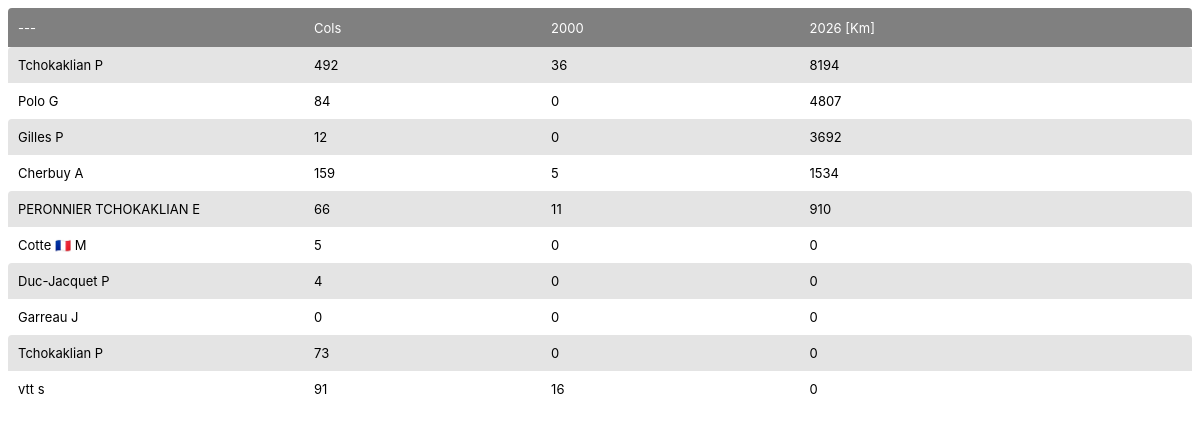
The page /m_stat_list/ on the database as committed earlier.
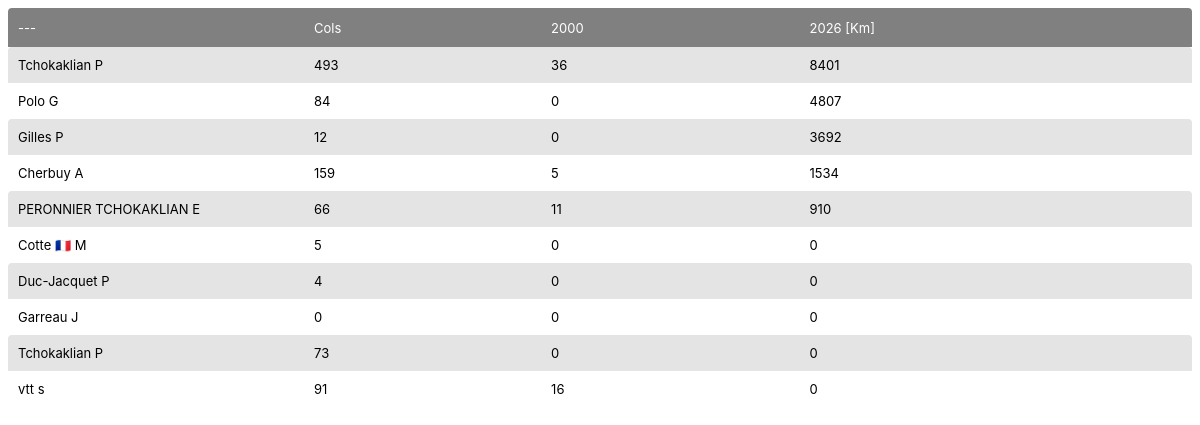
The same page on the database as committed later.
### myapp/models.py (models this page shows, shortened)
class User_dashboard(models.Model):
	id = models.IntegerField(auto_created=True,  primary_key=True)
	strava_user_id = models.IntegerField(null=True)
	col_count = models.IntegerField(null=True)
	col2000_count = models.IntegerField(null=True)
	bike_year_km  = models.IntegerField(null=True)
	run_year_km  = models.IntegerField(null=True)
	km4s = models.IntegerField(null=True)
	den4s = models.IntegerField(null=True)
	def get_nom_initiale(self):
		ret = 'Not Found'
		if self.strava_user_id != None:
			all_strava_user=Strava_user.objects.filter(strava_user_id = self.strava_user_id)
			strava_user = all_strava_user[0].strava_user
			authuserlist = User.objects.filter(username=strava_user)
			last = authuserlist[0].last_name
			first = authuserlist[0].first_name
			if first:
				ret = f"{last} {first[0]}"
			else:
				ret = last
		return ret

class Strava_user(models.Model):
	id = models.IntegerField(auto_created=True,  primary_key=True)
	strava_user_id = models.IntegerField(null=True)
	strava_user = models.CharField(max_length=100, default="-")
	first_name = models.CharField(max_length=100, default="-")
	last_name = models.CharField(max_length=100, default="-")
	token_type = models.CharField(max_length=100, default="-")
	access_token = models.CharField(max_length=100, default="-")
	refresh_token = models.CharField(max_length=100, default="-")
	expire_at = models.IntegerField(null=True)
	city = models.CharField(max_length=50, null=True)
	country = models.CharField(max_length=50, null=True)
	sex = models.CharField(max_length=100, null=True)

### myapp/views.py (the view)
# urls.py: path('stat_list/',StatListView.as_view(), name = 'stat_list'),
class StatListView(MobileTemplateMixin, generic.ListView):
    model = User_dashboard
    context_object_name = 'stat_list'               # your own name for the list as a template
    template_name = "stat_list.html"                # Specify your own template name/location
    def get_queryset(self):
        qsOk = User_dashboard.objects.all().order_by('-bike_year_km')
        return qsOk

### myapp/views.py (called while the page is built)
    def is_mobile(self):
        if getattr(self, "force_mobile", False):
            return True
        if self.kwargs.get("force_mobile"):
            return True
        return is_mobile_user_agent(self.request)

    def _mobile_template_name(self, template_name):
        if "/" in template_name:
            head, tail = template_name.rsplit("/", 1)
            return f"{head}/{self.mobile_prefix}{tail}"
        return f"{self.mobile_prefix}{template_name}"

    def get_template_names(self):
        names = super().get_template_names()
        if self.is_mobile():
            mobile_names = [self._mobile_template_name(name) for name in names]
            return mobile_names + names
        return names

    def get_context_data(self, **kwargs):
        context = super().get_context_data(**kwargs)
        if self.is_mobile() and getattr(self, "context_object_name", None):
            mobile_key = f"m_{self.context_object_name}"
            context.setdefault(mobile_key, context.get(self.context_object_name))
        return context

### myapp/templates/m_stat_list.html (shortened to what this page needs)
<!doctype html>
<html lang="en">
<head>
    {% load static %}
    <link rel="stylesheet" href="{% static 'css/grid.css' %}">
</head>
<body>
{% block content %}
  {% if m_stat_list %}
  <font size="2" face="verdana" >
  <table id = "myTable" width="100%" class="sortable n-last" >
    <thead>
      <tr>
        <th style="width:25%">---</th>
        <th>Cols</th>
        <th>2000</th>
        <th>{% now "Y" %} [km]</th>
      </tr>
    </thead>
    <tbody>
    {% for stat in m_stat_list %}
      {% if stat.get_nom_initiale != "Not Found" %}
      <tr>
        <td align="left" style="width:25%">
          {{stat.get_nom_initiale }}
        </td>
        <td align="left">
          {{stat.col_count }}
        </td>
        <td align="left">
          {{stat.col2000_count }}
        </td>
        <td align="left">
          {{stat.bike_year_km }}
         </td>
      </tr>
    {% endif %}
    {% endfor %}
  </tbody>
  </table>
  </font>
  {% else %}
    <p>There is no Stats in the Database.</p>
  {% endif %}
{% endblock %}
</body>
</html>

Rows that differ between the two databases and show on the page:
changed User_dashboard (number 1 of 10 on the later page): col_count "492" → "493"; bike_year_km "8194" → "8401"
